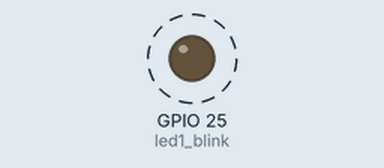
Recording of a sketch running on a simulated ESP32. Parts: output pins drawn as LEDs (lit = HIGH). Dashed ring = blinking.

Above: at 0.5 s.
Timing chart, 0 to 4.6 s (numbered marks = the images above):
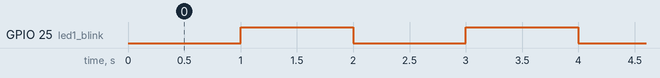

The sketch:

timer.ino
```cpp
// HANDLERS
TaskHandle_t led1_task;
TaskHandle_t led2_task;

boolean state1 = false;
boolean state2 = false;

void IRAM_ATTR change_state1() {
   state1 = !state1;
}

void IRAM_ATTR change_state2() {
   state2 = !state2;
}

// FUNCTIONS
void led1_blink(void *unused) {
   hw_timer_t *timer = timerBegin(0, 80, true);
   timerAttachInterrupt(timer, &change_state1, true);
   timerAlarmWrite(timer, 1000000, true);
   timerAlarmEnable(timer);

   pinMode(25, OUTPUT);
   while (true) {
      digitalWrite(25, state1);
   }
}

void led2_blink(void *unused) {
   hw_timer_t *timer = timerBegin(1, 40, true);
   timerAttachInterrupt(timer, &change_state2, true);
   timerAlarmWrite(timer, 1000000, true);
   timerAlarmEnable(timer);

   pinMode(26, OUTPUT);
   while (true) {
      digitalWrite(26, state2);
   }
}

void setup() {
   Serial.begin(115200);

   // TASKS
   xTaskCreatePinnedToCore(led1_blink,             // function
                           "led1Blinking",         // name
                           5000,                   // size in words
                           NULL,                   // params
                           1,                      // priority
                           &led1_task,             // handler
                           0);                     // core
   xTaskCreatePinnedToCore(led2_blink,             // function
                           "led2Blinking",         // name
                           5000,                   // size in words
                           NULL,                   // params
                           1,                      // priority
                           &led2_task,             // handler
                           1);                     // core
}

void loop() {
}
```

Measured:
- by itself, GPIO 25 (led1_blink): alternates HIGH for 1.0 s and LOW for 1.0 s
